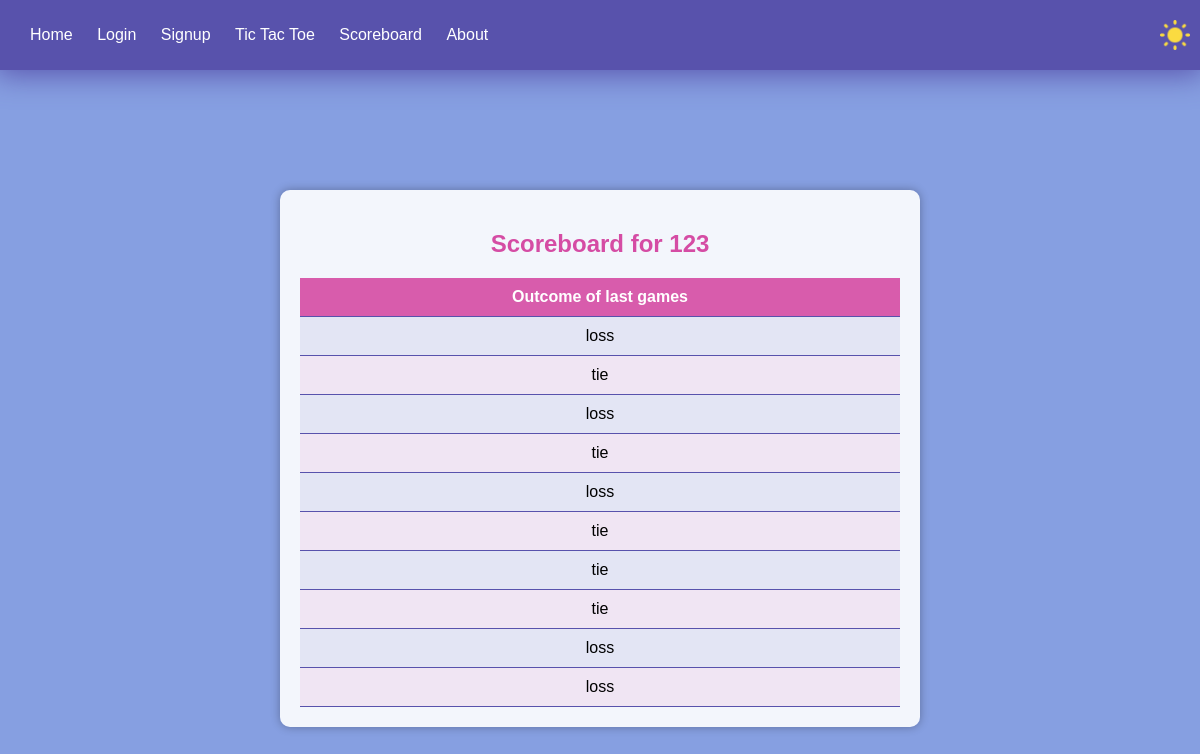
The app's page /scoreboard (signed in) with its own data.
### app.py (models this page shows)
class User(db.Model):
    id = db.Column(db.Integer, primary_key=True)
    username = db.Column(db.String(80), unique=True, nullable=False)
    password = db.Column(db.String(255), nullable=False)

class GameResult(db.Model):
    id = db.Column(db.Integer, primary_key=True)
    user_id = db.Column(db.Integer, db.ForeignKey('user.id'), nullable=False)
    outcome = db.Column(db.String(20), nullable=False)  # 'win', 'lose', or 'draw'

### app.py (the view)
@app.route('/scoreboard')
def scoreboard():
    user_id = session.get('user_id')
    if user_id == None:
        return render_template('login.html', message='Please login first')
    user = User.query.get(user_id)
    results = GameResult.query.filter_by(user_id=user_id).all()[:10]
    return render_template("scoreboard.html", user=user, results=reversed(results))

### templates/scoreboard.html
{% extends "base.html" %}
{% block content %}
    <head>
        <link rel="stylesheet" type="text/css" href="{{ url_for('static', filename='css/base.css') }}">
        <link rel="stylesheet" type="text/css" href="{{ url_for('static', filename='css/scoreboard.css') }}">
    </head>
<body>
    <div class="scoreboard-container">
        <h2>Scoreboard for {{ user.username }}</h2>
        <table>
            <thead>
                <tr>
                    <th>Outcome of last games</th>
                </tr>
            </thead>
            <tbody>
                {% for result in results %}
                <tr>
                    <td>{{ result.outcome }}</td>
                </tr>
                {% endfor %}
            </tbody>
        </table>
    </div>
</body>
{% endblock %}

### templates/base.html (shortened to what this page needs)
<!DOCTYPE html>
<html>
    <head>
        <link rel="stylesheet" type="text/css" href="{{ url_for('static', filename='css/base.css') }}">
    </head>
    <body>
        <header class="header">
            <nav>
                <ul>
                    <li>
                        <a href="/">Home</a>
                        <a href="/login">Login</a>
                        <a href="/signup">Signup</a>
                        <a href="/tic_tac_toe">Tic Tac Toe</a>
                        <a href="/scoreboard">Scoreboard</a>
                        <a href="/about_page">About</a>
                    </li>
                </ul>
            </nav>
            <div class="theme-button" id="mode-toggle-button">
                <img id="mode-image" src="static/data/sun.png" alt="Sun" width="30" height="30">
            </div>
        </header>
<body class="body.light-mode">
    {% block content %}{% endblock %}
</body>
</html>

### static/css/base.css (style rules this page uses)
body { background-color: rgba(134, 159, 225, 1); font-family: Arial, sans-serif; margin: 0; display: flex; flex-direction: column; align-items: center; height: 100vh; }
.header { display: flex; text-align: left; align-items: center; justify-content: space-between; background-color: rgba(88, 82, 172, 1); color: white; padding: 20px 0; width: 100%; box-shadow: 0 0 30px 4px rgba(88, 82, 172, 1); }
nav ul { list-style-type: none; padding: 0; text-align: middle; margin: 0; }
nav li { display: inline; margin: 0 20px; }
nav a { margin: 10px; text-decoration: none; color: white; }
.theme-button { cursor: pointer; display: flex; align-items: center; border: gray 5px; border-radius: 5px; }
#mode-image { margin-right: 10px; }

### static/css/scoreboard.css (style rules this page uses)
.scoreboard-container { margin-top: 15vh; background-color: rgba(255, 255, 255, 0.9); border-radius: 10px; box-shadow: 0px 0px 10px rgba(0, 0, 0, 0.3); padding: 20px; text-align: center; width: 80%; max-width: 600px; }
h2 { color: rgba(213, 76, 164, 1); }
table { width: 100%; border-collapse: collapse; margin-top: 20px; }
table th, table td { padding: 10px; border-bottom: 1px solid rgba(88, 82, 172, 1); }
table th { background-color: rgba(213, 76, 164, 0.9); color: white; }
table tbody tr:nth-child(even) { background-color: rgba(213, 76, 164, 0.1); }
table tbody tr:nth-child(odd) { background-color: rgba(88, 82, 172, 0.1); }

### records on screen
User: username "123"
GameResult: outcome "loss"
GameResult: outcome "tie"
GameResult: outcome "loss"
GameResult: outcome "tie"
GameResult: outcome "loss"
GameResult: outcome "tie"
GameResult: outcome "tie"
GameResult: outcome "tie"
GameResult: outcome "loss"
GameResult: outcome "loss"
